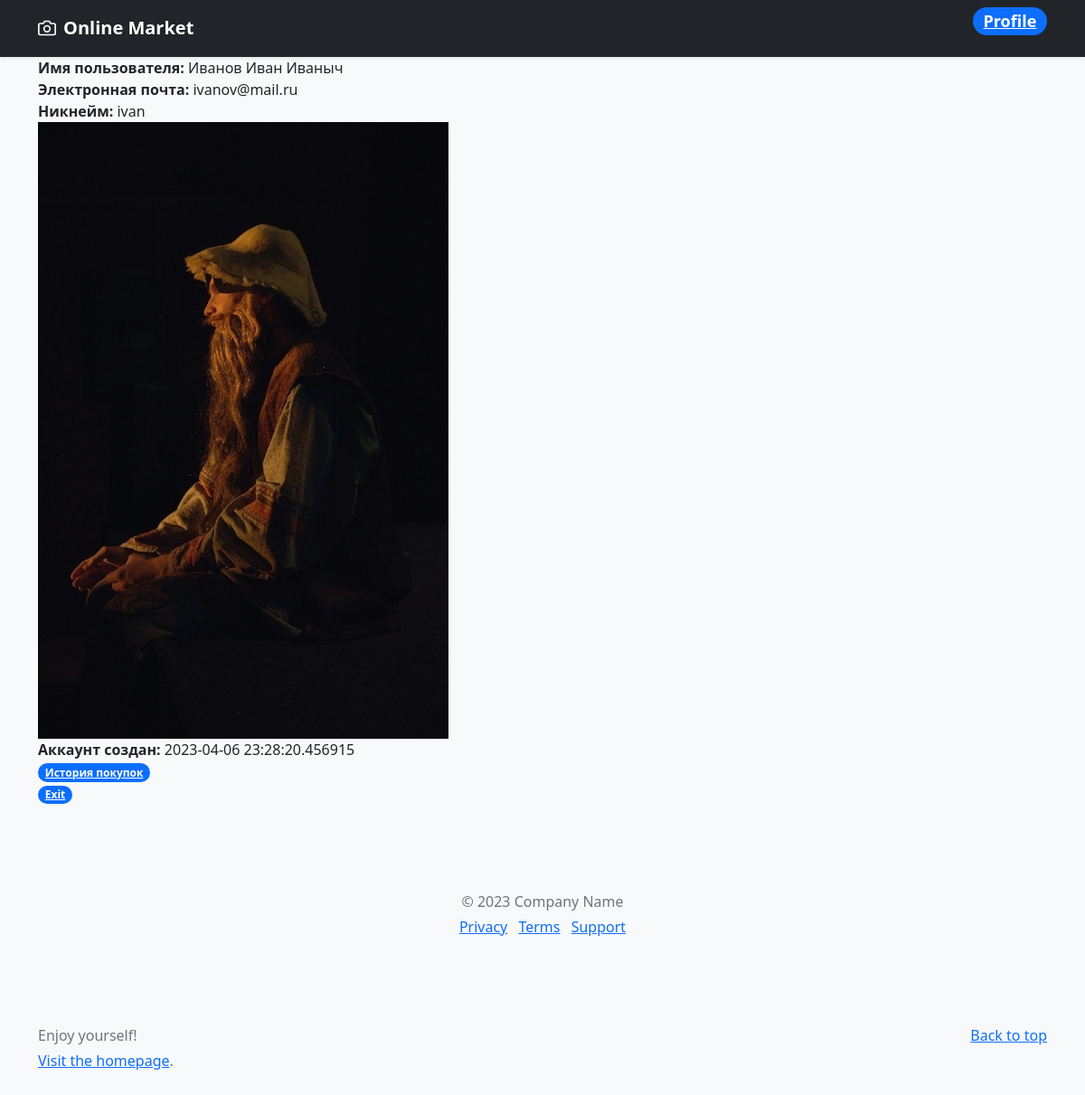
The app's page /profile (signed in) with its own data.
### main.py (models this page shows, shortened)
class User(UserMixin, db.Model):
    id = db.Column(db.Integer(), primary_key=True)
    username = db.Column(db.String(120), index=True)
    email = db.Column(db.String(120), index=True, unique=True)
    login = db.Column(db.String(120), index=True)
    password_hash = db.Column(db.String(128))
    photo = db.Column(db.String, default=None)
    created_on = db.Column(db.DateTime(), default=datetime.now(timezone.utc))

### main.py (the view)
@site.route('/profile')
def checkout():
    user = User.query.get(int(current_user.id))
    return render_template('profile.html', user=user)

### main.py (called while the page is built)
@login_manager.user_loader
def load_user(user):
    return User.query.get(int(user))

### templates/profile.html (shortened to what this page needs)
{% extends 'base.html' %}
{% block body %}
<body class="bg-light">
<div class="container">
  <main>
    <b> Имя пользователя: </b> {{ user.username }} <br>
    <b> Электронная почта: </b> {{ user.email }} <br>
    <b> Никнейм: </b> {{ user.login }} <br>
    <b> <img src="{{ user.photo }}"> </b> <br>
    <b> Аккаунт создан: </b> {{ user.created_on}} <br>
    <a href="/history_orders" class="badge bg-primary rounded-pill">История покупок</a>
    <br>
    <a href="/logout" class="badge bg-primary rounded-pill">Exit</a>
  </main>
  <footer class="my-5 pt-5 text-muted text-center text-small">
    <p class="mb-1">© 2023 Company Name</p>
    <ul class="list-inline">
      <li class="list-inline-item"><a href="#">Privacy</a></li>
      <li class="list-inline-item"><a href="#">Terms</a></li>
      <li class="list-inline-item"><a href="#">Support</a></li>
    </ul>
  </footer>
</div>
</body>
{% endblock %}

### records on screen
User: username "Иванов Иван Иваныч", email "ivanov@mail.ru", login "ivan", photo (picture), created_on "2023-04-06 23:28:20.456915"
